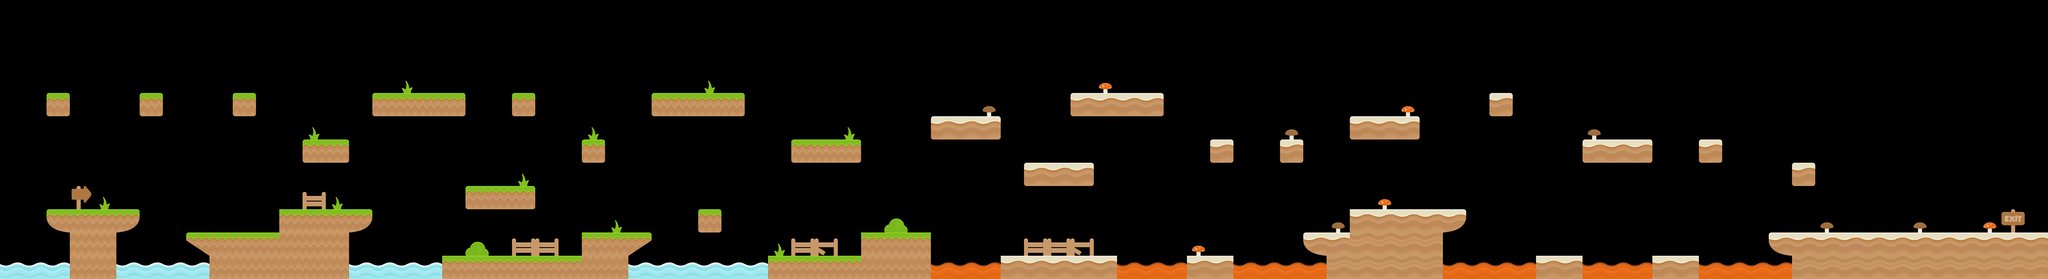

Tiled map render using the project's own tile images. Description and the map definition, with tile-layer contents summarised, below:
An orthogonal 88x12 tile map with 70x70 px tiles, 2 tile layers (Ground, Misc), 3 tilesets and 47 objects (26x Collectible, 18x Enemy, 2x Player, Bound).

<map version="1.2" tiledversion="1.2.2" orientation="orthogonal" renderorder="right-down" width="88" height="12" tilewidth="70" tileheight="70" infinite="0" nextlayerid="5" nextobjectid="62">
 <tileset firstgid="1" name="Ground" tilewidth="70" tileheight="70" tilecount="108" columns="9">
  <image source="Grounds.png" width="630" height="840" />
 </tileset>
 <tileset firstgid="109" name="Misc" tilewidth="70" tileheight="70" tilecount="108" columns="9">
  <image source="Misc.png" width="630" height="840" />
 </tileset>
 <tileset firstgid="217" name="Background" tilewidth="560" tileheight="560" tilecount="8" columns="4">
  <image source="Backgrounds.png" width="2240" height="1120" />
 </tileset>
 <layer id="2" name="Ground" width="88" height="12" locked="1">
  <data>[1056 cells, 139 non-empty, 16 distinct tile ids]</data>
 </layer>
 <layer id="3" name="Misc" width="88" height="12" locked="1">
  <data>[1056 cells, 71 non-empty, 10 distinct tile ids]</data>
 </layer>
 <objectgroup id="4" name="Objects" locked="1">
  <object id="1" name="WormPink" type="Enemy" x="560" y="630" width="280" height="70" />
  <object id="6" name="Spawn" type="Player" x="280" y="0" width="70" height="630" />
  <object id="9" name="CoinGold" type="Collectible" x="910" y="560" width="70" height="70" />
  <object id="10" name="CoinGold" type="Collectible" x="490" y="490" width="70" height="70" />
  <object id="11" name="Exit" type="Bound" x="6020" y="0" width="70" height="700" />
  <object id="12" name="Bee" type="Enemy" x="1260" y="420" width="70" height="280" />
  <object id="14" name="CoinGold" type="Collectible" x="2450" y="350" width="70" height="70" />
  <object id="17" name="Life" type="Collectible" x="1260" y="210" width="70" height="70" />
  <object id="18" name="CoinGold" type="Collectible" x="980" y="350" width="70" height="70" />
  <object id="19" name="CoinGold" type="Collectible" x="700" y="210" width="70" height="70" />
  <object id="20" name="CoinGold" type="Collectible" x="420" y="210" width="70" height="70" />
  <object id="21" name="CoinGold" type="Collectible" x="140" y="210" width="70" height="70" />
  <object id="22" name="SlimeGreen" type="Enemy" x="1120" y="210" width="280" height="70" />
  <object id="23" name="Bee" type="Enemy" x="560" y="70" width="70" height="280" />
  <object id="24" name="Snail" type="Enemy" x="1330" y="700" width="420" height="70" />
  <object id="25" name="Bee" type="Enemy" x="1680" y="280" width="70" height="280" />
  <object id="26" name="CoinGold" type="Collectible" x="1680" y="70" width="70" height="70" />
  <object id="27" name="CoinGold" type="Collectible" x="2030" y="210" width="70" height="70" />
  <object id="28" name="CoinGold" type="Collectible" x="1470" y="490" width="70" height="70" />
  <object id="29" name="WormGreen" type="Enemy" x="1960" y="210" width="280" height="70" />
  <object id="30" name="Bee" type="Enemy" x="2240" y="490" width="70" height="280" />
  <object id="31" name="BeeBlack" type="Enemy" x="3430" y="490" width="70" height="280" />
  <object id="32" name="BeeBlack" type="Enemy" x="3780" y="490" width="70" height="280" />
  <object id="33" name="BeeBlack" type="Enemy" x="5180" y="490" width="70" height="280" />
  <object id="34" name="SnailMushroom" type="Enemy" x="3010" y="700" width="350" height="70" />
  <object id="35" name="SnailMushroom" type="Enemy" x="3220" y="210" width="280" height="70" />
  <object id="36" name="CoinGold" type="Collectible" x="2870" y="280" width="70" height="70" />
  <object id="37" name="CoinGold" type="Collectible" x="3150" y="420" width="70" height="70" />
  <object id="38" name="CoinGold" type="Collectible" x="3640" y="350" width="70" height="70" />
  <object id="39" name="CoinGold" type="Collectible" x="3780" y="630" width="70" height="70" />
  <object id="40" name="CoinGold" type="Collectible" x="3430" y="630" width="70" height="70" />
  <object id="41" name="CoinGold" type="Collectible" x="5180" y="630" width="70" height="70" />
  <object id="42" name="CoinGold" type="Collectible" x="4480" y="210" width="70" height="70" />
  <object id="43" name="CoinGold" type="Collectible" x="4130" y="280" width="70" height="70" />
  <object id="44" name="Spawn" type="Player" x="2660" y="70" width="70" height="630" />
  <object id="45" name="BeeBlack" type="Enemy" x="4830" y="490" width="70" height="280" />
  <object id="48" name="CoinGold" type="Collectible" x="4830" y="630" width="70" height="70" />
  <object id="49" name="CoinGold" type="Collectible" x="5180" y="280" width="70" height="70" />
  <object id="50" name="CoinGold" type="Collectible" x="5180" y="210" width="70" height="70" />
  <object id="51" name="CoinGold" type="Collectible" x="4830" y="560" width="70" height="70" />
  <object id="52" name="SnailMushroom" type="Enemy" x="4060" y="560" width="350" height="70" />
  <object id="53" name="CoinGold" type="Collectible" x="4200" y="490" width="70" height="70" />
  <object id="54" name="CoinGold" type="Collectible" x="4200" y="560" width="70" height="70" />
  <object id="55" name="SnailMushroom" type="Enemy" x="4760" y="350" width="210" height="70" />
  <object id="56" name="SnailMushroom" type="Enemy" x="5390" y="630" width="280" height="70" />
  <object id="57" name="SnailMushroom" type="Enemy" x="5670" y="630" width="280" height="70" />
  <object id="59" name="Life" type="Collectible" x="3080" y="210" width="70" height="70" />
 </objectgroup>
</map>